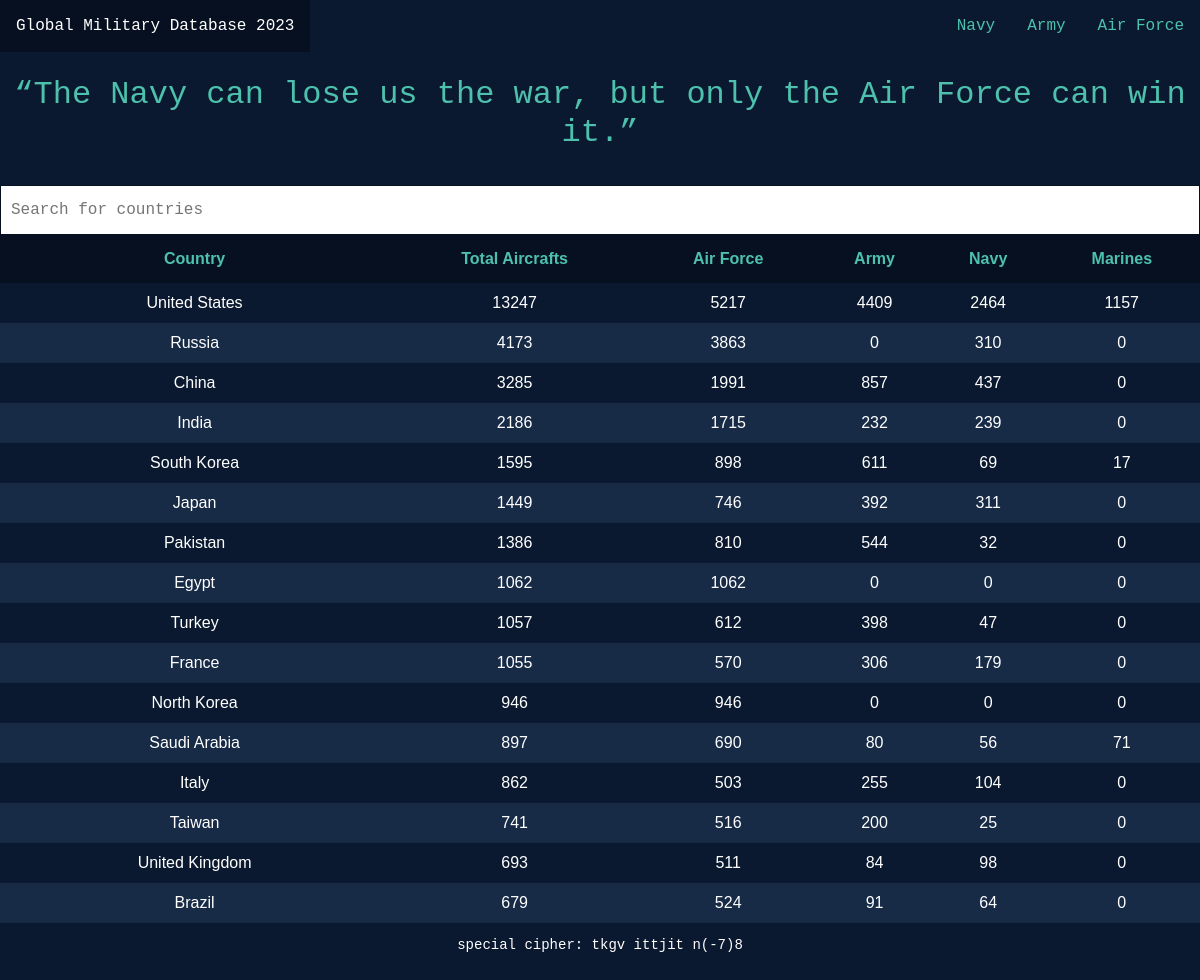
The app's page /airforce with its own data.
### tables this page shows
CREATE TABLE air (
  country TEXT,
  totalAircraft INT,
  airForce INT,
  army INT NULL,
  navy INT NULL,
  marines INT NULL
);

### app.py (the view)
@app.route("/airforce")
def airforce():
    air_data = db.execute("select * from air")
    return render_template("airforce.html", air_data = air_data)

### app.py (called while the page is built)
@app.after_request
def after_request(response):
    response.headers["Cache-Control"] = "no-cache, no-store, must-revalidate"
    response.headers["Expires"] = 0
    response.headers["Pragma"] = "no-cache"
    return response

### templates/airforce.html
{% extends "layout.html" %}
{% block body %}
<br>
<h2>“The Navy can lose us the war, but only the Air Force can win it.”</h2>
<br>
<input type="text" id="srch" onkeyup="myFunction()" placeholder="Search for countries">
<div class="tableFixHead">
    <table data-toggle="table" id="navy_table">
        <thead>
            <tr>
                <th data-sortable="true">Country</th>
                <th data-sortable="true">Total Aircrafts</th>
                <th data-sortable="true">Air Force</th>
                <th data-sortable="true">Army</th>
                <th data-sortable="true">Navy</th>
                <th data-sortable="true">Marines</th>
            </tr>
        </thead>
        <tbody>
            {% for i in air_data %}
                <tr>
                    <td>{{ i.country }}</td>
                    <td>{{ i.totalAircraft }}</td>
                    <td>{{ i.airForce }}</td>
                    <td>{{ i.army }}</td>
                    <td>{{ i.navy }}</td>
                    <td>{{ i.marines }}</td>
                </tr>
            {% endfor %}
        </tbody>
    </table>
</div>
<footer class="mb-5 small text-left">
    special cipher: tkgv ittjit n(-7)8
</footer>
{% endblock %}

### static/styles.css (style rules this page uses)
.tableFixHead { overflow-y: auto; height: 700px; }
.tableFixHead thead th { position: sticky; top: 0px; }
#navy_table { font-family: Arial, Helvetica, sans-serif; color: white; border-collapse: collapse; width: 100%; background-color: #0A192F }
#navy_table td, #navy_table th { padding: 8px; }
#navy_table tr:nth-child(even) { background-color: #172B47; }
#navy_table th { padding-top: 12px; padding-bottom: 12px; text-align: center; background-color: #071021; color: #4DC1AD; }
#srch { background-color: white; border: 1px solid #071021; width: 100%; font-size: 16px; padding: 12px 20px 12px 10px; color: #4DC1AD; }
body { background-color: #0A192F; color: #ffffff; font-family: "Courier New", Courier, monospace; font-size: 1rem; font-weight: 400; line-height: 1.5; margin: 0; text-align: center; }
h2 { color: #4DC1AD; }

### records on screen
air: country "United States", totalAircraft "13247", airForce "5217", army "4409", navy "2464", marines "1157"
air: country "Russia", totalAircraft "4173", airForce "3863", army "0", navy "310", marines "0"
air: country "China", totalAircraft "3285", airForce "1991", army "857", navy "437", marines "0"
air: country "India", totalAircraft "2186", airForce "1715", army "232", navy "239", marines "0"
air: country "South Korea", totalAircraft "1595", airForce "898", army "611", navy "69", marines "17"
air: country "Japan", totalAircraft "1449", airForce "746", army "392", navy "311", marines "0"
air: country "Pakistan", totalAircraft "1386", airForce "810", army "544", navy "32", marines "0"
air: country "Egypt", totalAircraft "1062", airForce "1062", army "0", navy "0", marines "0"
air: country "Turkey", totalAircraft "1057", airForce "612", army "398", navy "47", marines "0"
air: country "France", totalAircraft "1055", airForce "570", army "306", navy "179", marines "0"
air: country "North Korea", totalAircraft "946", airForce "946", army "0", navy "0", marines "0"
air: country "Saudi Arabia", totalAircraft "897", airForce "690", army "80", navy "56", marines "71"
air: country "Italy", totalAircraft "862", airForce "503", army "255", navy "104", marines "0"
air: country "Taiwan", totalAircraft "741", airForce "516", army "200", navy "25", marines "0"
air: country "United Kingdom", totalAircraft "693", airForce "511", army "84", navy "98", marines "0"
air: country "Brazil", totalAircraft "679", airForce "524", army "91", navy "64", marines "0"
